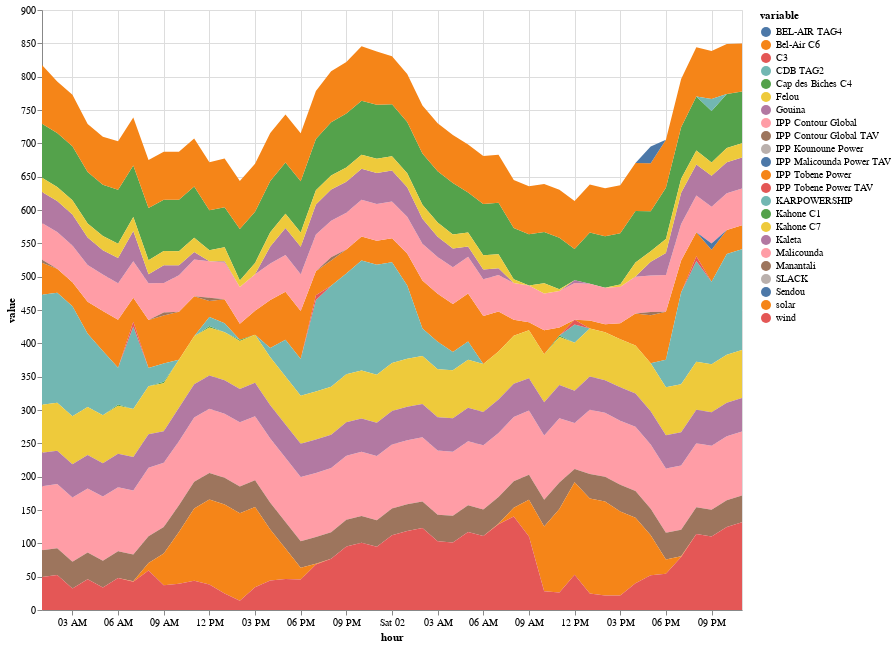

The code cell stored with this chart in its notebook:
### Code cell
using VegaLite
generation |>
stack |>
@vlplot(:area, x=:hour, y={:value, stack=:zero},  width=700, height=600, color="variable:n")

### Figure 1 — Vega specification as saved in the notebook (floating-point values rounded to 4 significant figures; data arrays with more than 128 entries replaced by an {"elided": "..."} marker saying what was removed)
{"$schema": "https://vega.github.io/schema/vega/v5.json", "axes": [{"aria": false, "domain": false, "grid": true, "gridScale": "y", "labels": false, "maxExtent": 0, "minExtent": 0, "orient": "bottom", "scale": "x", "tickCount": {"signal": "ceil(width/40)"}, "ticks": false, "zindex": 0}, {"aria": false, "domain": false, "grid": true, "gridScale": "x", "labels": false, "maxExtent": 0, "minExtent": 0, "orient": "left", "scale": "y", "tickCount": {"signal": "ceil(height/40)"}, "ticks": false, "zindex": 0}, {"grid": false, "labelFlush": true, "labelOverlap": true, "orient": "bottom", "scale": "x", "tickCount": {"signal": "ceil(width/40)"}, "title": "hour", "zindex": 0}, {"grid": false, "labelOverlap": true, "orient": "left", "scale": "y", "tickCount": {"signal": "ceil(height/40)"}, "title": "value", "zindex": 0}], "background": "white", "data": [{"name": "source_0", "values": {"elided": "1081 records"}}, {"name": "data_0", "source": "source_0", "transform": [{"as": "hour", "expr": "toDate(datum[\"hour\"])", "type": "formula"}, {"field": "value", "groupby": ["variable"], "key": "hour", "method": "value", "type": "impute", "value": 0}, {"as": ["value_start", "value_end"], "field": "value", "groupby": ["hour"], "offset": "zero", "sort": {"field": ["variable"], "order": ["descending"]}, "type": "stack"}]}], "height": 600, "legends": [{"fill": "color", "symbolType": "circle", "title": "variable"}], "marks": [{"encode": {"update": {"height": {"field": {"group": "height"}}, "width": {"field": {"group": "width"}}}}, "from": {"facet": {"data": "data_0", "groupby": ["variable"], "name": "faceted_path_main"}}, "marks": [{"encode": {"update": {"defined": {"signal": "isValid(datum[\"hour\"]) && isFinite(+datum[\"hour\"]) && isValid(datum[\"value\"]) && isFinite(+datum[\"value\"])"}, "description": {"signal": "\"hour: \" + (timeFormat(datum[\"hour\"], '%b %d, %Y')) + \"; value: \" + (format(datum[\"value\"], \"\")) + \"; variable: \" + (isValid(datum[\"variable\"]) ? datum[\"variable\"] : \"\"+datum[\"variable\"])"}, "fill": {"field": "variable", "scale": "color"}, "orient": {"value": "vertical"}, "x": {"field": "hour", "scale": "x"}, "y": {"field": "value_end", "scale": "y"}, "y2": {"field": "value_start", "scale": "y"}}}, "from": {"data": "faceted_path_main"}, "name": "marks", "sort": {"field": "datum[\"hour\"]"}, "style": ["area"], "type": "area"}], "name": "pathgroup", "type": "group"}], "padding": 5, "scales": [{"domain": {"data": "data_0", "field": "hour"}, "name": "x", "range": [0, {"signal": "width"}], "type": "time"}, {"domain": {"data": "data_0", "fields": ["value_start", "value_end"]}, "name": "y", "nice": true, "range": [{"signal": "height"}, 0], "type": "linear", "zero": true}, {"domain": {"data": "data_0", "field": "variable", "sort": true}, "name": "color", "range": "category", "type": "ordinal"}], "style": "cell", "width": 700}
